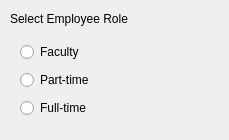
<?xml version="1.0" encoding="UTF-8"?>
<ui version="4.0">
 <class>EmployeeRoleSelector</class>
 <widget class="QWidget" name="EmployeeRoleSelector">
  <property name="geometry">
   <rect>
    <x>0</x>
    <y>0</y>
    <width>229</width>
    <height>140</height>
   </rect>
  </property>
  <property name="windowTitle">
   <string>Form</string>
  </property>
  <widget class="QLabel" name="label">
   <property name="geometry">
    <rect>
     <x>10</x>
     <y>10</y>
     <width>151</width>
     <height>17</height>
    </rect>
   </property>
   <property name="text">
    <string>Select Employee Role</string>
   </property>
  </widget>
  <widget class="QWidget" name="">
   <property name="geometry">
    <rect>
     <x>20</x>
     <y>40</y>
     <width>96</width>
     <height>80</height>
    </rect>
   </property>
   <layout class="QVBoxLayout" name="verticalLayout">
    <item>
     <widget class="QRadioButton" name="radioButton">
      <property name="text">
       <string>Faculty</string>
      </property>
     </widget>
    </item>
    <item>
     <widget class="QRadioButton" name="radioButton_2">
      <property name="text">
       <string>Part-time</string>
      </property>
     </widget>
    </item>
    <item>
     <widget class="QRadioButton" name="radioButton_3">
      <property name="text">
       <string>Full-time</string>
      </property>
     </widget>
    </item>
   </layout>
  </widget>
 </widget>
 <resources/>
 <connections/>
</ui>
